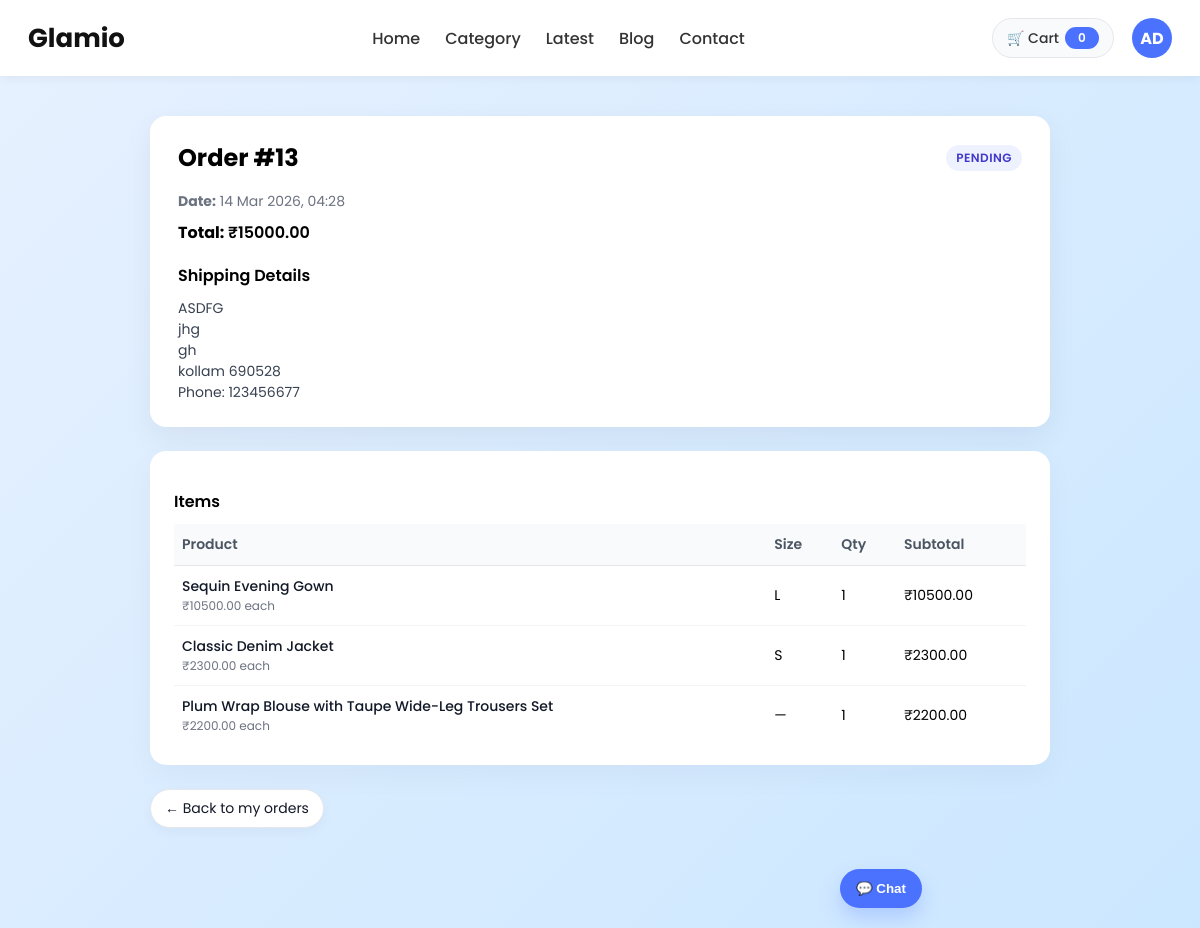
The page /orderdetail/13 (signed in) on the database its author committed.
### user_app/models.py (models this page shows)
class CustomUserModel(AbstractUser):
    full_name = models.CharField(max_length=100)
    mobile_no = models.CharField(max_length=15,unique=True)

### order_app/models.py (models this page shows, shortened)
class Order(models.Model):
    STATUS_CHOICES = [
        ("PENDING", "Pending"),
        ("PAID", "Paid"),
        ("CANCELLED", "Cancelled"),
    ]
    user = models.ForeignKey(
        CustomUserModel,
        on_delete=models.CASCADE,
        related_name="orders"
    )
    full_name = models.CharField(max_length=100)
    phone = models.CharField(max_length=15)
    address_line1 = models.CharField(max_length=255)
    address_line2 = models.CharField(max_length=255, blank=True, null=True)
    city = models.CharField(max_length=100, blank=True, null=True)
    postal_code = models.CharField(max_length=20, blank=True, null=True)
    total_price = models.DecimalField(max_digits=10, decimal_places=2)
    status = models.CharField(
        max_length=20,
        choices=STATUS_CHOICES,
        default="PENDING",
    )
    created_at = models.DateTimeField(auto_now_add=True)

class OrderItemModel(models.Model):
    order = models.ForeignKey(
        Order,
        related_name="items",
        on_delete=models.CASCADE,
    )
    product = models.ForeignKey(ProductModel, on_delete=models.CASCADE)
    quantity = models.PositiveIntegerField(default=1)
    size = models.CharField(max_length=10, blank=True, null=True)
    price = models.DecimalField(max_digits=10, decimal_places=2)  # price at time of order
    @property
    def subtotal(self):
        return self.quantity * self.price

### product_app/models.py (models this page shows, shortened)
class ProductModel(models.Model):
    SIZE_CHOICES = [
        ("XS", "XS"),
        ("S", "S"),
        ("M", "M"),
        ("L", "L"),
        ("XL", "XL"),
        ("XXL", "XXL"),
        ("3XL", "3XL"),
        ("4XL", "4XL"),
    ]
    name = models.CharField(max_length=200)
    slug = models.SlugField(unique=True, blank=True)
    category = models.ForeignKey(CategoryModel, on_delete=models.CASCADE)
    price = models.DecimalField(max_digits=10, decimal_places=2)
    description = models.TextField()
    image = models.ImageField(upload_to='products/')
    stock = models.PositiveIntegerField(default=0)
    sizes_available = models.CharField(max_length=50, help_text="Use comma separated values e.g. XS,S,M")
    is_set = models.BooleanField(default=False)
    top_sizes_available = models.CharField(
        max_length=100,
        blank=True,
        null=True,
        help_text="Comma separated TOP sizes e.g. XS,S,M,L"
    )
    bottom_sizes_available = models.CharField(
        max_length=100,
        blank=True,
        null=True,
        help_text="Comma separated BOTTOM sizes e.g. 26,28,30,32 OR S,M,L"
    )
    material = models.CharField(max_length=100, blank=True, null=True)
    color = models.CharField(max_length=200)
    created_at = models.DateTimeField(auto_now_add=True)
    updated_at = models.DateTimeField(auto_now=True)
    is_active = models.BooleanField(default=True)

### order_app/views.py (the view)
# urls.py: path("orderdetail/<int:pk>", OrderDetailView.as_view(), name="order_detail"),
class OrderDetailView(LoginRequiredMixin, View):
    def get(self, request, **kwargs):
        order_id = kwargs.get('pk')
        order = get_object_or_404(Order, id=order_id, user=request.user)
        context = {"order": order}
        return render(request, "order_details.html", context)

### cart_app/context_processors.py (called while the page is built)
def cart_count(request):
    if not request.user.is_authenticated:
        return {"cart_count": 0}
    total = (
        CartItem.objects
        .filter(cart__user=request.user)    # follow FK: CartItem.cart -> Cart.user
        .aggregate(total=Sum("quantity"))["total"]
        or 0
    )
    return {"cart_count": total}

### order_app/templates/order_details.html (shortened to what this page needs)
{% extends 'base.html' %}
{% block content %}
<div class="order-page">
  <div class="order-card">
    <div class="order-header">
      <h1 class="order-title">Order #{{ order.id }}</h1>
      <span class="order-badge">{{ order.get_status_display }}</span>
    </div>
    <p class="order-meta">
      <strong>Date:</strong> {{ order.created_at|date:"d M Y, H:i" }}
    </p>
    <p class="order-total">
      <strong>Total:</strong> ₹{{ order.total_price }}
    </p>
    <h2 class="section-title">Shipping Details</h2>
    <div class="shipping-block">
      <p>{{ order.full_name }}</p>
      <p>{{ order.address_line1 }}</p>
      {% if order.address_line2 %}
        <p>{{ order.address_line2 }}</p>
      {% endif %}
      <p>{{ order.city }} {{ order.postal_code }}</p>
      <p>Phone: {{ order.phone }}</p>
    </div>
  </div>
  <div class="items-card">
    <h2 class="section-title">Items</h2>
    <table class="items-table">
      <thead>
        <tr>
          <th>Product</th>
          <th>Size</th>
          <th>Qty</th>
          <th>Subtotal</th>
        </tr>
      </thead>
      <tbody>
        {% for item in order.items.all %}
          <tr>
            <td>
              <div class="item-name">{{ item.product.name }}</div>
              <div class="item-meta">₹{{ item.price }} each</div>
            </td>
            <td>
              {% if item.size %}
                {{ item.size }}
              {% else %}
                —
              {% endif %}
            </td>
            <td>{{ item.quantity }}</td>
            <td>₹{{ item.subtotal }}</td>
          </tr>
        {% endfor %}
      </tbody>
    </table>
  </div>
  <a href="{% url 'order_list' %}" class="order-back-link">
    ← Back to my orders
  </a>
</div>
{% endblock %}

### product_app/templates/base.html (shortened to what this page needs)
{% load static %}
<!doctype html>
<html lang="en">
<head>
</head>
<body>
  <nav class="main-nav">
    <div class="logo">Glamio</div>
    <ul>
      <li><a href="{% url 'product_list' %}">Home</a></li>
      <li><a href="#">Category</a></li>
      <li><a href="#">Latest</a></li>
      <li><a href="#">Blog</a></li>
      <li><a href="#">Contact</a></li>
    </ul>
    <div class="nav-right">
      <a href="{% url 'cart_details' %}" class="cart-link">
        <span>🛒 Cart</span>
        <span class="cart-count">{{ cart_count|default:"0" }}</span>
      </a>
      {% if user.is_authenticated %}
      <div class="profile-menu">
        <div class="avatar">{{ user.username|slice:":2"|upper }}</div>
      </div>
      {% else %}
      <a href="{% url 'login' %}" class="btn-primary"
        style="background:#fff;border:2px solid #4A72FF;color:#4A72FF;">
        Login
      </a>
      <a href="{% url 'register' %}" class="btn-primary">Sign up</a>
      {% endif %}
    </div>
  </nav>
  <main>
    {% block content %}{% endblock %}
  </main>
  <div id="chatbot">
    <button class="toggle" onclick="toggleChat()">💬 Chat</button>
  </div>
</body>
</html>

### product_app/templates/base.html (style rules this page uses)
body { margin: 0; font-family: 'Poppins', sans-serif; background: #ffffff; }
nav.main-nav { display: flex; justify-content: space-between; align-items: center; padding: 18px 28px; font-weight: 500; position: sticky; top: 0; background: white; z-index: 100; box-shadow: 0 2px 10px rgba(0, 0, 0, 0.05); }
nav .logo { font-size: 26px; font-weight: 700; color: #111; }
nav ul { display: flex; gap: 25px; list-style: none; padding: 0; margin: 0; align-items: center; }
nav ul li a { text-decoration: none; color: #333; font-weight: 500; transition: 0.3s; }
.nav-right { display: flex; align-items: center; gap: 18px; }
.cart-link { display: inline-flex; align-items: center; gap: 6px; text-decoration: none; font-weight: 500; color: #333; padding: 8px 14px; border-radius: 999px; border: 1px solid #e5e7eb; background: #f9fafb; font-size: 14px; }
.cart-count { min-width: 22px; height: 22px; border-radius: 999px; font-size: 12px; display: inline-flex; align-items: center; justify-content: center; background: #4A72FF; color: #fff; font-weight: 600; padding: 0 6px; }
.profile-menu { position: relative; cursor: pointer; }
.avatar { width: 40px; height: 40px; border-radius: 50%; background: #4A72FF; color: white; display: flex; justify-content: center; align-items: center; font-weight: 700; font-size: 16px; }
#chatbot { position: fixed; bottom: 20px; right: 20px; width: 340px; font-family: 'Poppins', sans-serif; z-index: 9999; }
#chatbot .toggle { background: #4A72FF; color: #fff; border: none; border-radius: 999px; padding: 12px 16px; cursor: pointer; font-weight: 600; box-shadow: 0 10px 20px rgba(74, 114, 255, 0.25); }

### order_app/templates/order_details.html (style rules this page uses)
body { background: linear-gradient(135deg, #E7F1FF, #CBE7FF); }
.order-page { max-width: 900px; margin: 40px auto; padding: 0 24px 60px; }
.order-card { background: #ffffff; border-radius: 16px; box-shadow: 0 10px 30px rgba(15, 23, 42, 0.06); padding: 24px 28px; margin-bottom: 24px; }
.order-header { display: flex; justify-content: space-between; align-items: center; margin-bottom: 16px; gap: 12px; }
.order-title { font-size: 24px; font-weight: 700; margin: 0; }
.order-badge { padding: 4px 10px; border-radius: 999px; font-size: 12px; font-weight: 600; text-transform: uppercase; letter-spacing: 0.04em; background: #eef2ff; color: #4338ca; white-space: nowrap; }
.order-meta { font-size: 14px; color: #6b7280; margin-bottom: 4px; }
.order-total { font-size: 16px; font-weight: 600; margin-top: 8px; }
.section-title { font-size: 16px; font-weight: 600; margin: 18px 0 10px; }
.shipping-block p { margin: 0; font-size: 14px; color: #374151; }
.items-card { background: #ffffff; border-radius: 16px; box-shadow: 0 10px 30px rgba(15, 23, 42, 0.04); padding: 20px 24px; margin-bottom: 24px; }
.items-table { width: 100%; border-collapse: collapse; font-size: 14px; }
.items-table thead { background: #f9fafb; }
.items-table th, .items-table td { padding: 10px 8px; text-align: left; }
.items-table th { font-weight: 600; color: #4b5563; border-bottom: 1px solid #e5e7eb; }
.items-table tbody tr + tr td { border-top: 1px solid #f3f4f6; }
.item-name { font-weight: 500; color: #111827; }
.item-meta { font-size: 12px; color: #6b7280; }
.order-back-link { display: inline-flex; align-items: center; gap: 6px; font-size: 14px; text-decoration: none; padding: 8px 14px; border-radius: 999px; border: 1px solid #e5e7eb; background: #ffffff; box-shadow: 0 4px 12px rgba(15, 23, 42, 0.04); color: #111827; transition: background 0.2s ease, box-shadow 0.2s ease, transform 0.1s ease; }

### rows shown on the page
CustomUserModel: username "AD"
Order: id "13", status "PENDING", created_at "14 Mar 2026, 04:28", total_price "15000.00", full_name "ASDFG", address_line1 "jhg", address_line2 "gh", city "kollam", postal_code "690528", phone "123456677"
OrderItemModel: product.name "Sequin Evening Gown", price "10500.00", size "L", quantity "1", subtotal "10500.00"
OrderItemModel: product.name "Classic Denim Jacket", price "2300.00", size "S", quantity "1", subtotal "2300.00"
OrderItemModel: product.name "Plum Wrap Blouse with Taupe Wide-Leg Trousers Set", price "2200.00", quantity "1", subtotal "2200.00"

### other values the page prints
{{ cart_count|default:"0" }} "0"
